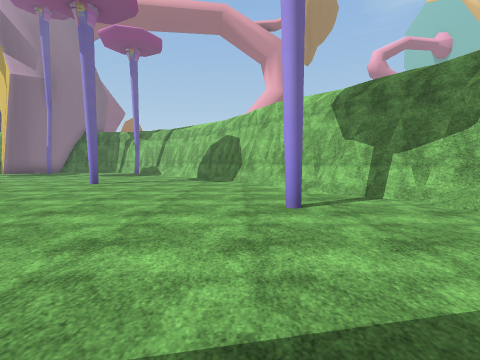
view 1 (above)

15 first-person views from a walk through a scene from a Unity 3-D project. The camera is 1.3 m above the floor, tilts 4° down and sees 85° across. The floor is counted in squares, 2 m on a side. Each view is taken from the middle of a square. On the plan, view 1 faces up. The plan holds only what a view shows up to about 9 squares ahead; the rest is blank. The place goes on beyond the plan. The player character is not drawn. Some surface patterns are stand-ins.

view 2
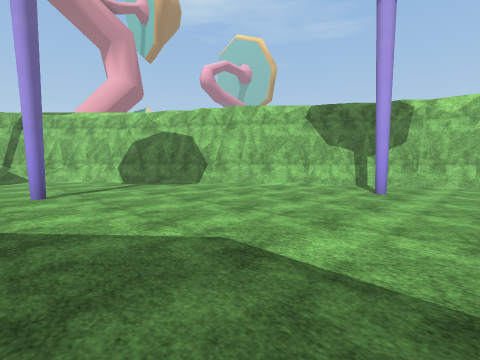

view 3
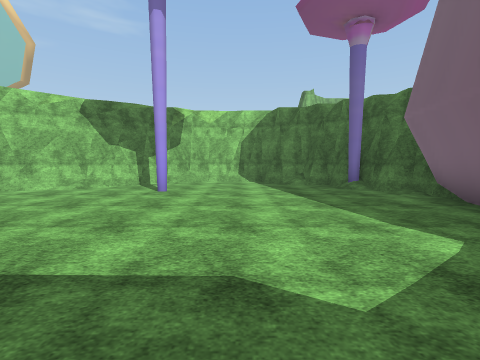

view 4
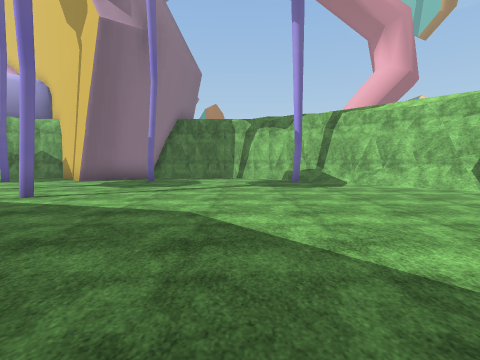

view 5
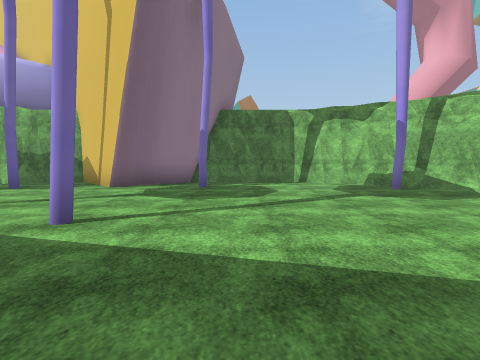

view 6
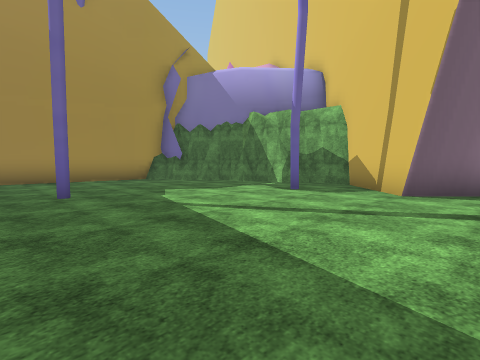

view 7
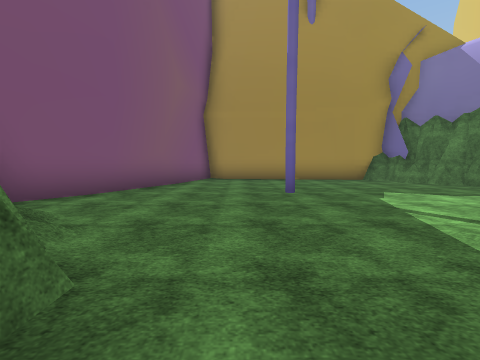

view 8
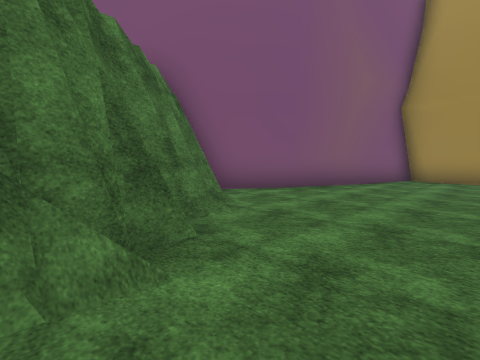

view 9
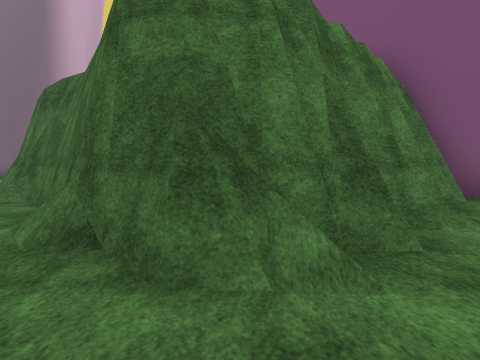

view 10
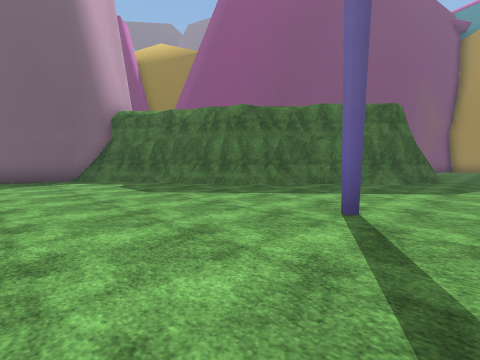

view 11
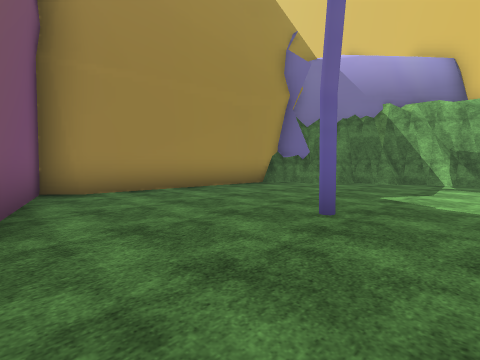

view 12
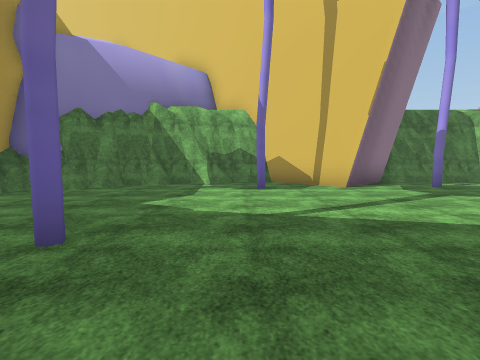

view 13
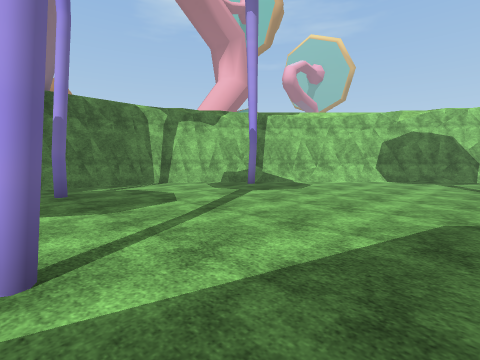

view 14
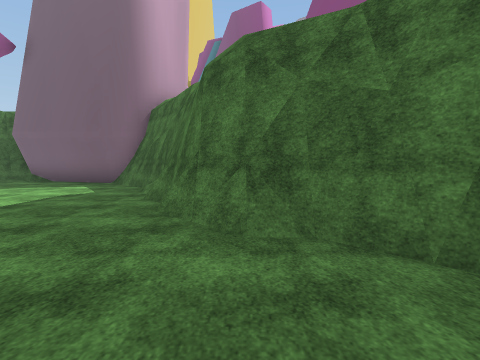

view 15
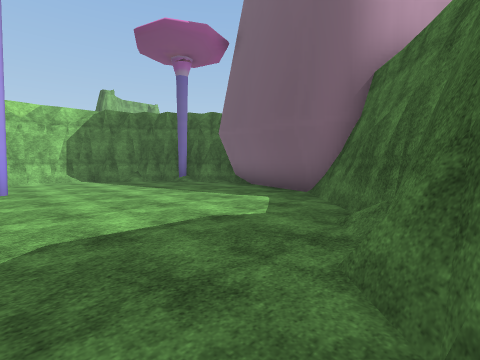

### Floor plan
Key: @ floor where view 1 was taken; # wall or solid block; . floor; / step, stairs or slope; O other object.
Columns run from 21 left of view 1 to 4 right of it. Each row starts with its distance up from view 1.
 17      O
 16      OO## ######
 15    ###..###....##
 14  ###.....#.#....###
 13  ##....#........//#
 12  O................##
 11 #O.................##
 10 #.........#.........##
  9 #....#...............##
  8 #................#....#
  7 #........###..........##
  6 ####....#####..........#
  5    ###.##   ##.........##
  4      ###     ##.......#.##
  3               ##.........#
  2                #.........#
  1                ##.......##
  0                 ##...@..#
 -1                  ###O.###
 -2                    ####

Positions as (right, up) in squares from view 1, and headings:
1: (0, 0), facing up
2: (-5, 2), facing up-right
3: (-5, 2), facing right
4: (-7, 5), facing up
5: (-9, 7), facing up
6: (-11, 8), facing up-left
7: (-11, 8), facing left
8: (-11, 9), facing down-left
9: (-11, 9), facing down
10: (-1, 9), facing down-left
11: (-15, 6), facing up-left
12: (-15, 7), facing up
13: (-11, 8), facing up-right
14: (-7, 7), facing down
15: (-6, 4), facing down-right
